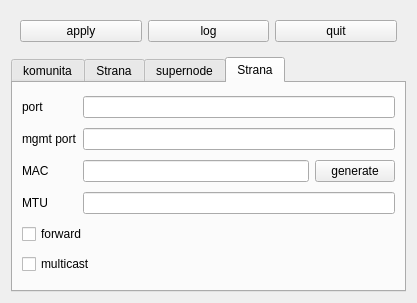
<?xml version="1.0" encoding="UTF-8"?>
<ui version="4.0">
 <class>manager</class>
 <widget class="QWidget" name="manager">
  <property name="geometry">
   <rect>
    <x>0</x>
    <y>0</y>
    <width>417</width>
    <height>303</height>
   </rect>
  </property>
  <property name="windowTitle">
   <string>Form</string>
  </property>
  <layout class="QGridLayout" name="gridLayout">
   <item row="0" column="0">
    <widget class="QWidget" name="widget" native="true">
     <property name="sizePolicy">
      <sizepolicy hsizetype="MinimumExpanding" vsizetype="Fixed">
       <horstretch>0</horstretch>
       <verstretch>0</verstretch>
      </sizepolicy>
     </property>
     <layout class="QGridLayout" name="gridLayout_2">
      <item row="0" column="2">
       <widget class="QPushButton" name="quit">
        <property name="text">
         <string>quit</string>
        </property>
       </widget>
      </item>
      <item row="0" column="0">
       <widget class="QPushButton" name="apply">
        <property name="text">
         <string>apply</string>
        </property>
       </widget>
      </item>
      <item row="0" column="1">
       <widget class="QPushButton" name="log">
        <property name="text">
         <string>log</string>
        </property>
       </widget>
      </item>
     </layout>
    </widget>
   </item>
   <item row="1" column="0">
    <widget class="QTabWidget" name="tabWidget">
     <property name="tabShape">
      <enum>QTabWidget::Rounded</enum>
     </property>
     <property name="currentIndex">
      <number>3</number>
     </property>
     <widget class="QWidget" name="tab_2">
      <attribute name="title">
       <string>komunita</string>
      </attribute>
      <layout class="QGridLayout" name="gridLayout_3">
       <item row="0" column="0">
        <widget class="QLabel" name="label_3">
         <property name="text">
          <string>community</string>
         </property>
        </widget>
       </item>
       <item row="2" column="0">
        <widget class="QRadioButton" name="keyfile_radio">
         <property name="text">
          <string>keyfile</string>
         </property>
        </widget>
       </item>
       <item row="2" column="2">
        <widget class="QPushButton" name="keyfile_choose">
         <property name="enabled">
          <bool>false</bool>
         </property>
         <property name="text">
          <string>PushButton</string>
         </property>
        </widget>
       </item>
       <item row="1" column="0">
        <widget class="QRadioButton" name="key_radio">
         <property name="text">
          <string>key</string>
         </property>
         <property name="checked">
          <bool>true</bool>
         </property>
        </widget>
       </item>
       <item row="1" column="2">
        <widget class="QLineEdit" name="key">
         <property name="echoMode">
          <enum>QLineEdit::Password</enum>
         </property>
        </widget>
       </item>
       <item row="0" column="2">
        <widget class="QLineEdit" name="community"/>
       </item>
      </layout>
     </widget>
     <widget class="QWidget" name="tab_5">
      <attribute name="title">
       <string>Strana</string>
      </attribute>
      <layout class="QGridLayout" name="gridLayout_4">
       <item row="1" column="0">
        <widget class="QLabel" name="label_2">
         <property name="text">
          <string>mask</string>
         </property>
        </widget>
       </item>
       <item row="0" column="0">
        <widget class="QLabel" name="label">
         <property name="text">
          <string>address</string>
         </property>
        </widget>
       </item>
       <item row="0" column="1">
        <widget class="QLineEdit" name="edge_ip">
         <property name="text">
          <string/>
         </property>
        </widget>
       </item>
       <item row="3" column="0" colspan="2">
        <widget class="QCheckBox" name="dhcp">
         <property name="text">
          <string>get address from DHCP</string>
         </property>
        </widget>
       </item>
       <item row="1" column="1">
        <widget class="QLineEdit" name="edge_mask">
         <property name="text">
          <string/>
         </property>
        </widget>
       </item>
      </layout>
     </widget>
     <widget class="QWidget" name="tab_3">
      <attribute name="title">
       <string>supernode</string>
      </attribute>
      <layout class="QGridLayout" name="gridLayout_5">
       <item row="1" column="0" colspan="3">
        <widget class="QCheckBox" name="dns">
         <property name="text">
          <string>periodically resolve supernode IP</string>
         </property>
        </widget>
       </item>
       <item row="0" column="1">
        <widget class="QLineEdit" name="supernode_ip">
         <property name="text">
          <string/>
         </property>
        </widget>
       </item>
       <item row="0" column="2">
        <widget class="QLineEdit" name="supernode_port">
         <property name="text">
          <string/>
         </property>
        </widget>
       </item>
       <item row="2" column="0">
        <widget class="QLabel" name="label_6">
         <property name="text">
          <string>snm port</string>
         </property>
        </widget>
       </item>
       <item row="0" column="0">
        <widget class="QLabel" name="label_5">
         <property name="text">
          <string>supernode</string>
         </property>
        </widget>
       </item>
       <item row="2" column="1" colspan="2">
        <widget class="QLineEdit" name="snm_port">
         <property name="text">
          <string/>
         </property>
        </widget>
       </item>
      </layout>
     </widget>
     <widget class="QWidget" name="tab_4">
      <attribute name="title">
       <string>Strana</string>
      </attribute>
      <layout class="QGridLayout" name="gridLayout_6">
       <item row="1" column="0">
        <widget class="QLabel" name="label_9">
         <property name="text">
          <string>mgmt port</string>
         </property>
        </widget>
       </item>
       <item row="2" column="0">
        <widget class="QLabel" name="label_10">
         <property name="text">
          <string>MAC</string>
         </property>
        </widget>
       </item>
       <item row="0" column="0">
        <widget class="QLabel" name="label_7">
         <property name="text">
          <string>port</string>
         </property>
        </widget>
       </item>
       <item row="4" column="0">
        <widget class="QLabel" name="label_11">
         <property name="text">
          <string>MTU</string>
         </property>
        </widget>
       </item>
       <item row="2" column="1">
        <widget class="QLineEdit" name="mac"/>
       </item>
       <item row="2" column="2">
        <widget class="QPushButton" name="generate_mac">
         <property name="text">
          <string>generate</string>
         </property>
        </widget>
       </item>
       <item row="5" column="0" colspan="3">
        <widget class="QCheckBox" name="forward">
         <property name="text">
          <string>forward</string>
         </property>
        </widget>
       </item>
       <item row="7" column="0" colspan="3">
        <widget class="QCheckBox" name="multicast">
         <property name="text">
          <string>multicast</string>
         </property>
        </widget>
       </item>
       <item row="4" column="1" colspan="2">
        <widget class="QLineEdit" name="mtu">
         <property name="text">
          <string/>
         </property>
        </widget>
       </item>
       <item row="1" column="1" colspan="2">
        <widget class="QLineEdit" name="mgmt_port">
         <property name="text">
          <string/>
         </property>
        </widget>
       </item>
       <item row="0" column="1" colspan="2">
        <widget class="QLineEdit" name="edge_port">
         <property name="text">
          <string/>
         </property>
        </widget>
       </item>
      </layout>
     </widget>
    </widget>
   </item>
  </layout>
 </widget>
 <resources/>
 <connections/>
</ui>
